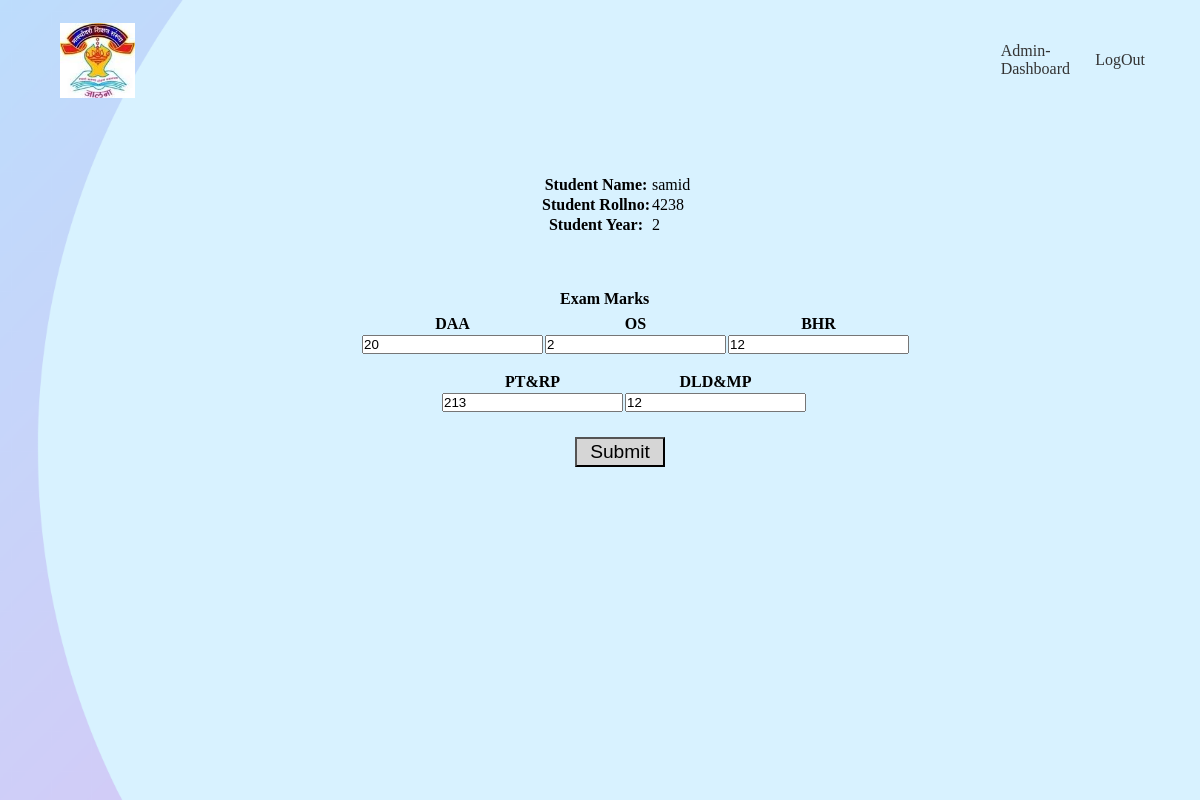
Screenshot of /admin/updatemark_form.php?sid=4238 with the database file from the repository.
### tables this page shows
CREATE TABLE `student_data` (
  `id` int(11) NOT NULL,
  `s_name` varchar(50) NOT NULL,
  `s_rollno` int(50) NOT NULL,
  `s_year` varchar(50) NOT NULL,
  `s_branch` varchar(50) NOT NULL,
  `s_mobilno` bigint(20) NOT NULL,
  `s_city` varchar(50) NOT NULL
);

CREATE TABLE `user_mark` (
  `s_name` varchar(50) NOT NULL,
  `s_rollno` int(20) NOT NULL,
  `daa` int(20) NOT NULL,
  `os` int(20) NOT NULL,
  `bhr` int(20) NOT NULL,
  `ptrp` int(20) NOT NULL,
  `dldmp` int(20) NOT NULL
);

### admin/updatemark_form.php (the view, shortened to what this page needs)
<?php
include('../conn.php');
$rollno = $_GET['sid'];
$sql = "SELECT * FROM `student_data` WHERE `s_rollno`='$rollno'";
$run = mysqli_query($con, $sql);
$row = mysqli_fetch_assoc($run);
$name = $row['s_name'];
$sql2 = "SELECT * FROM `user_mark` WHERE `s_name`='$name'";
$run2 = mysqli_query($con, $sql2);
$data = mysqli_fetch_assoc($run2);
?>
<html>
<head>
  <link rel="stylesheet" href="../css/updatemark_form.css" type="text/css">
</head>
<body>
  <div class="container">
    <div class="navbar">
      <img src="../css/images/logo.jpg" class="logo">
      <nav>
        <ul>
          <li><a href="AdminPanel.php">Admin-Dashboard</a></li>
        </ul>
      </nav>
      <div class="ff">
        <li><a href="logout.php">LogOut</a></li>
      </div>
    </div>
    <div class="main-content-header">
      <form method="post" action="update_mark_data.php">
        <table class="table">
          <h4>
            <tr>
              <th>Student Name: </th>
              <td><span class="span"><?php echo $row['s_name']; ?></span></td>
            </tr>
          </h4>
          <h4>
            <tr>
              <th>Student Rollno: </th>
              <td><span class="span"><?php echo $row['s_rollno']; ?></span></td>
            </tr>
          </h4>
          <h4>
            <tr>
              <th>Student Year: </th>
              <td><span class="span"><?php echo $row['s_year']; ?></span></td>
            </tr>
          </h4>
        </table>
        <table class="table1">
          <span>
            <h4 class="h_3">Exam Marks</h4>
          </span>
          <tr>
            <th>DAA</th>
            <th>OS</th>
            <th>BHR</th>
          </tr>
          <tr>
            <td>
              <input type='text' name='daa' value="<?php echo $data['daa']; ?>" class="th" required />
            </td>
            <td><input type='text' name='os' value="<?php echo $data['os']; ?>" class="th" /></td>
            <td><input type='text' name='bhr' value="<?php echo $data['bhr']; ?> " class="th" required /></td>
          </tr>
        </table>
        <table class="table2">
          <tr>
            <th>PT&RP</th>
            <th>DLD&MP</th>
          </tr>
          <tr>
            <td><input type='text' name='ptrp' value="<?php echo $data['ptrp']; ?> " class="th" required /></td>
            <td><input type='text' name='dldmp' value="<?php echo $data['dldmp']; ?> " class="th" required /></td>
          </tr>
        </table>
        <table class="table3">
        </table>
        <input type="submit" name="submit" value="Submit" class="submit" />
      </form>
    </div>
  </div>
</body>
</html>

### css/updatemark_form.css (style rules this page uses)
* { margin: 0; padding: 0; }
.container { height: 100vh; width: 100%; background-image: url(images/background.png); background-position: center; background-size: cover; padding-left: 5%; padding-right: 5%; box-sizing: border-box; position: relative; overflow: hidden; }
.navbar { width: 100%; height: 15vh; margin: auto; display: flex; align-items: center; }
.logo { width: 75px; cursor: pointer; }
nav { flex: 1; padding-left: 60px; }
nav ul li { display: inline-block; list-style: none; margin-left: 90%; }
nav ul li a { text-decoration: none; color: #333; }
.ff li { list-style: none; margin-left: 10%; }
.ff li a { text-decoration: none; color: #333; }
.table { margin-left:480px; margin-top: 5%; }
.submit { width: 90px; height: 30px; margin-top: 15px; margin-left: 515px; font-size: 1.2rem; font-weight: 300; background-color: rgb(214, 214, 214); }
.table1 { margin-left: 300px; margin-top: 5px; }
.table2 { margin-left: 380px; margin-top: 15px; }
.table3 { margin-left: 260px; margin-top: 4px; }
.h_3 { margin-left: 500px; margin-top: 5%; }

### rows the page displays
student_data: s_name "samid", s_rollno "4238", s_year "2"
user_mark: daa "20", os "2", bhr "12", ptrp "213", dldmp "12"
